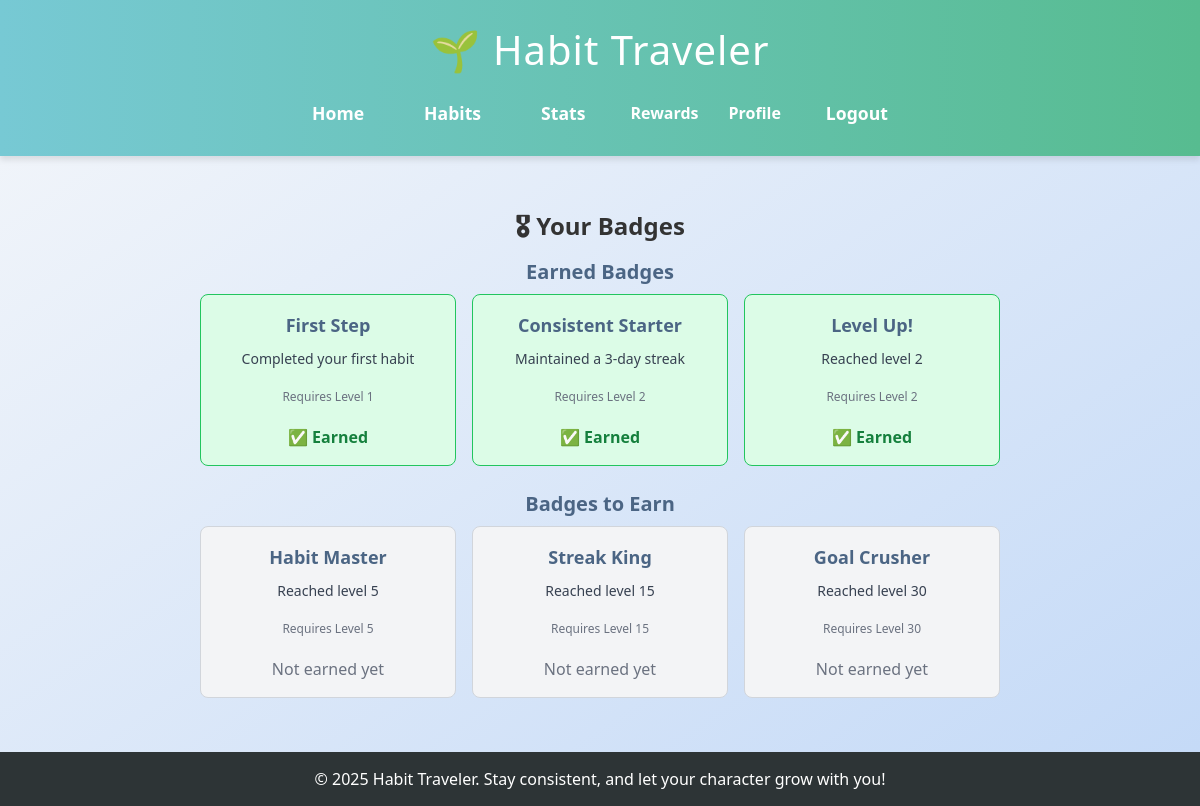
Screenshot of /rewards (signed in) with the database file from the repository.
### app.py (models this page shows)
class Badge(db.Model):
    id = db.Column(db.Integer, primary_key=True)
    name = db.Column(db.String(100), unique=True, nullable=False)
    description = db.Column(db.String(300))
    level_required = db.Column(db.Integer, nullable=False)

### app.py (the view)
@app.route('/rewards')
def rewards():
    if 'user_id' not in session:
        return redirect(url_for('login'))
    user_id = session['user_id']
    user = User.query.get(user_id)
    all_badges = Badge.query.all()
    earned_badge_ids = {ub.badge_id for ub in user.user_badges}
    return render_template('rewards.html', all_badges=all_badges, earned_badge_ids=earned_badge_ids)

### templates/rewards.html
{% extends "base.html" %}
{% block content %}
<div class="container mx-auto px-4 py-6">
    <h1 class="text-2xl font-bold mb-4">🎖 Your Badges</h1>
    <h2 class="text-xl font-semibold mb-2">Earned Badges</h2>
    <div class="flex flex-wrap gap-4 mb-6">
        {% for badge in all_badges %}
            {% if badge.id in earned_badge_ids %}
            <div class="w-64 p-4 border rounded-lg bg-green-100 border-green-500">
                <h2 class="text-lg font-semibold">{{ badge.name }}</h2>
                <p class="text-sm text-gray-700">{{ badge.description }}</p>
                <p class="text-xs text-gray-500">Requires Level {{ badge.level_required }}</p>
                <span class="text-green-700 font-bold">✅ Earned</span>
            </div>
            {% endif %}
        {% endfor %}
    </div>
    <h2 class="text-xl font-semibold mb-2">Badges to Earn</h2>
    <div class="flex flex-wrap gap-4">
        {% for badge in all_badges %}
            {% if badge.id not in earned_badge_ids %}
            <div class="w-64 p-4 border rounded-lg bg-gray-100 border-gray-300">
                <h2 class="text-lg font-semibold">{{ badge.name }}</h2>
                <p class="text-sm text-gray-700">{{ badge.description }}</p>
                <p class="text-xs text-gray-500">Requires Level {{ badge.level_required }}</p>
                <span class="text-gray-500">Not earned yet</span>
            </div>
            {% endif %}
        {% endfor %}
    </div>
</div>
{% endblock %}

### static/style.css (style rules this page uses)
body { margin: 0; font-family: 'Segoe UI', Tahoma, Geneva, Verdana, sans-serif; background: linear-gradient(to bottom right, #f5f7fa, #c3d9f7); color: #333; min-height: 100vh; display: flex; flex-direction: column; }
main h2 { font-size: 2em; color: #4b6584; margin-bottom: 10px; }
main p { font-size: 1.1em; line-height: 1.6; margin-bottom: 20px; }

### rows the page displays
Badge: name "First Step", description "Completed your first habit", level_required "1"
Badge: name "Consistent Starter", description "Maintained a 3-day streak", level_required "2"
Badge: name "Level Up!", description "Reached level 2", level_required "2"
Badge: name "Habit Master", description "Reached level 5", level_required "5"
Badge: name "Streak King", description "Reached level 15", level_required "15"
Badge: name "Goal Crusher", description "Reached level 30", level_required "30"
